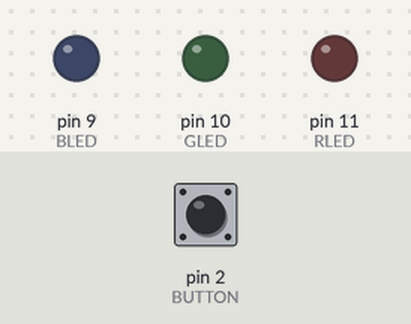
This sketch was run on a simulated Arduino Uno, built with avr-gcc and run on an emulated ATmega328P. Shown: output pins drawn as LEDs (lit = HIGH). The test bench sets the inputs (shaded band); at power-on: pin 2 (BUTTON) LOW.

Above: at 1.2 s.
1.3 s: pin 2 (BUTTON) pulsed HIGH 5 times (0.12 s each, 0.3 s apart)
At 3.1 s:
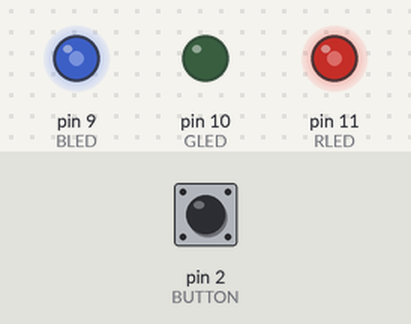
4.3 s: pin 2 (BUTTON) pulled HIGH for 0.15 s
At 5.5 s:
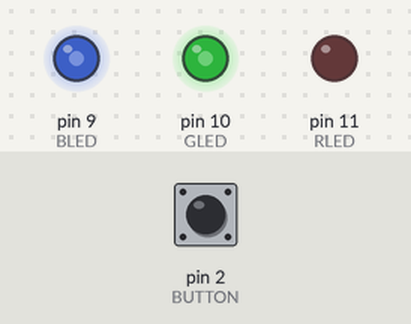
5.9 s: pin 2 (BUTTON) pulled HIGH for 1 s
At 6.9 s:
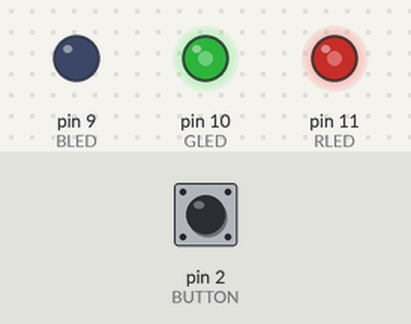
8.4 s: pin 2 (BUTTON) pulled HIGH for 0.15 s
At 8.8 s:
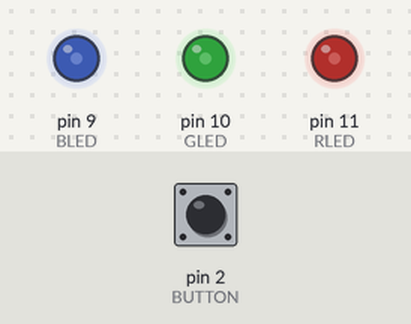
10.0 s: pin 2 (BUTTON) pulsed HIGH 2 times (0.12 s each, 0.3 s apart)
At 11.4 s:
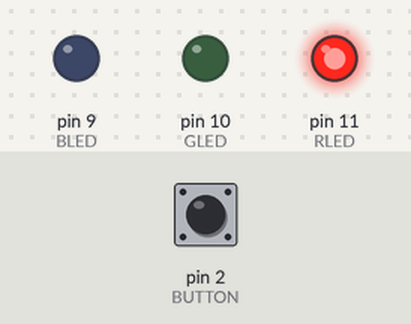
12.1 s: pin 2 (BUTTON) pulled HIGH for 3.2 s
At 12.8 s:
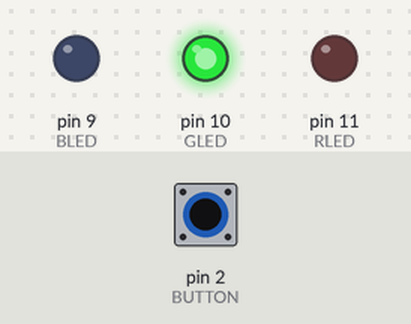
Timing chart, 0 to 15.1 s (numbered marks = the images above; inputs shaded):
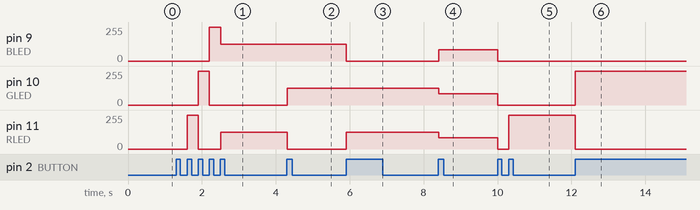

Measured:
- after the input at 1.3 s, pin 9 (BLED): 0/255 → 255/255 after 0.91 s, → 127/255 0.30 s later; pin 10 (GLED): 0/255 → 255/255 after 0.61 s, → 0/255 0.30 s later; pin 11 (RLED): 0/255 → 255/255 after 0.31 s, → 0/255 0.30 s later, → 127/255 0.60 s later
- after the input at 4.3 s, pin 10 (GLED): 0/255 → 127/255 at once; pin 11 (RLED): 127/255 → 0/255 at once
- after the input at 5.9 s, pin 9 (BLED): 127/255 → 0/255 at once; pin 11 (RLED): 0/255 → 127/255 at once
- after the input at 8.4 s, pin 9 (BLED): 0/255 → 85/255 at once; pin 10 (GLED), pin 11 (RLED): 127/255 → 85/255 at once
- after the input at 10.0 s, pin 9 (BLED), pin 10 (GLED): 85/255 → 0/255 at once; pin 11 (RLED): 85/255 → 0/255 at once, → 255/255 0.30 s later
- after the input at 12.1 s, pin 10 (GLED): 0/255 → 255/255 at once; pin 11 (RLED): 255/255 → 0/255 at once

The sketch:

9_sketch.ino
```cpp
const int BUTTON=2;
boolean lastButton = LOW;
boolean currentButton = LOW;
int ledMode = -1;

const int BLED=9;
const int GLED=10;
const int RLED=11;

void setup() {
  pinMode(BUTTON, INPUT);
  pinMode(BLED, OUTPUT);
  pinMode(GLED, OUTPUT);
  pinMode(RLED, OUTPUT);
}

boolean debounce(boolean last)
{
  boolean current = digitalRead(BUTTON);
  if (last != current)
  {
    delay(5);
    current = digitalRead(BUTTON);
    return current;
  }
}

void setMode(int mode)
{
  // Red
  if (mode == 1)
  {
    digitalWrite(RLED, HIGH);
    digitalWrite(GLED, LOW);
    digitalWrite(BLED, LOW);
  }
  // GREEN
  else if (mode == 2)
  {
    digitalWrite(RLED, LOW);
    digitalWrite(GLED, HIGH);
    digitalWrite(BLED, LOW);
  }
  // BLUE
  else if (mode == 3)
  {
    digitalWrite(RLED, LOW);
    digitalWrite(GLED, LOW);
    digitalWrite(BLED, HIGH);
  }
  // 50 RED + 50 BLUE
  else if (mode == 4)
  {
    analogWrite(RLED, 127);
    analogWrite(GLED, 0);
    analogWrite(BLED, 127);
  }
  // 50 BLUE + 50 GREEN
  else if (mode == 5)
  {
    analogWrite(RLED, 0);
    analogWrite(GLED, 127);
    analogWrite(BLED, 127);
  }
  // 50 RED + 50 GREEN
  else if (mode == 6)
  {
    analogWrite(RLED, 127);
    analogWrite(GLED, 127);
    analogWrite(BLED, 0);
  }
  // 33 RED + 33 GREEN + 33 BLUE
  else if (mode == 7)
  {
    analogWrite(RLED, 85);
    analogWrite(GLED, 85);
    analogWrite(BLED, 85);
  }
  else
  {
    digitalWrite(RLED, LOW);
    digitalWrite(GLED, LOW);
    digitalWrite(BLED, LOW);
  }
}

void loop() {
  currentButton = debounce(lastButton);
  if (lastButton == LOW && currentButton == HIGH)
  {
    ledMode++;
  }
  lastButton = currentButton;
  if (ledMode >= 8)
  {
    ledMode = 0;
  }
  setMode(ledMode);
}
```
